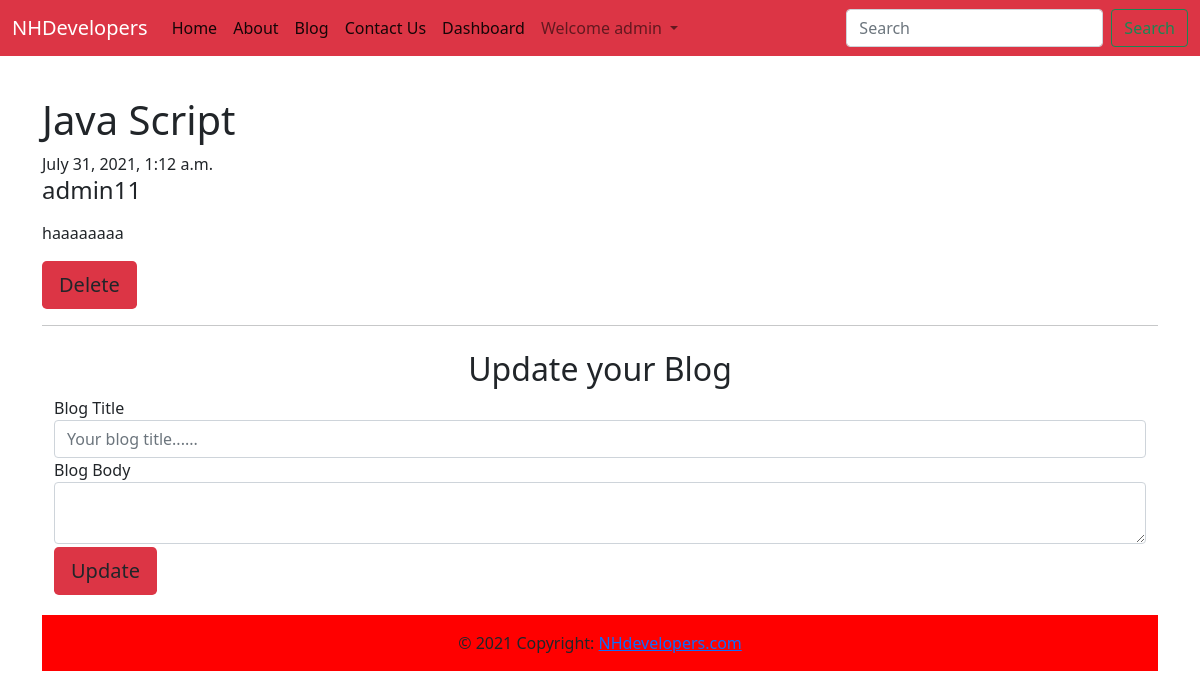
The page /dashboard/det/37 (signed in) on the database its author committed.
### vid/models.py (models this page shows, shortened)
class Blog(models.Model):
    title=models.CharField(max_length=50)
    author = models.ForeignKey(User,on_delete=models.CASCADE)
    timestamp=models.DateTimeField(auto_now_add=True)
    desc = models.TextField()
    views = models.IntegerField(default=0)

### vid/views.py (the view)
# urls.py: path('dashboard/det/<int:id>',views.det,name="det"),
def det(request,id):
    if request.user.is_authenticated:
        myblog = Blog.objects.filter(id=id).first()
        return render(request,'blog/det.html',{'blog':myblog})
    else:
        return HttpResponse("404Not Found")

### vid/templates/blog/det.html (shortened to what this page needs)
{% extends 'blog/base.html' %}
{% block body %}
<div class="container" style="margin-top: 40px;  ">
    <h1>{{blog.title}}</h2><span>{{blog.timestamp}}</span>
    <h4>{{blog.author}}</h4>
    <p>{{blog.desc|safe}}</p>
    <div>
        <form action="https://nhdevelopersteam.herokuapp.com/dashboard/det/dele/{{blog.id}}" method="post">{% csrf_token %}
            <div class="form-group">
                <input type="submit" class="btn btn-lg bg-danger" value="Delete">
            </form>
    </div>
    <hr>
    <div class="container mt-4">
        <h2 class="text-center">Update your Blog</h2>
        <form action="https://nhdevelopersteam.herokuapp.com/dashboard/det/upd/{{blog.id}}" enctype="multipart/form-data" method="post">{% csrf_token %}
            <div class="form-group">
                <label for="">Blog Title</label>
                <input type="text" placeholder="Your blog title......" required name="update_title" id="" class="form-control"  aria-describedby="helpId">
                <label for="">Blog Body</label>
                <textarea type="text" placeholder="Your blog body......" required  name="update_desc" id="mytextarea" class="form-control"  aria-describedby="helpId"> </textarea>
                <input type="submit" class="btn btn-lg bg-danger " style="margin-bottom: 20px; margin-top: 3px;" value="Update">
            </form>
    </div>
</div>
{% endblock body %}

### vid/templates/blog/base.html (shortened to what this page needs)
<!doctype html>
<html lang="en">
  <head>
    <link href="https://cdn.jsdelivr.net/npm/bootstrap@5.0.2/dist/css/bootstrap.min.css" rel="stylesheet">
  </head>
  <body>
    <nav class="navbar navbar-expand-lg navbar-light bg-danger">
        <div class="container-fluid" >
          <a class="navbar-brand" style="color: white;" href="https://nhdevelopersteam.herokuapp.com/">NHDevelopers</a>
          <div class="collapse navbar-collapse" id="navbarSupportedContent">
            <ul class="navbar-nav me-auto mb-2 mb-lg-0">
              <li class="nav-item">
                <a class="nav-link active" aria-current="page" href="https://nhdevelopersteam.herokuapp.com/">Home</a>
              </li>
              <li class="nav-item">
                <a class="nav-link active" aria-current="page" href="https://nhdevelopersteam.herokuapp.com/about/">About</a>
              </li>
              <li class="nav-item">
                <a class="nav-link active" aria-current="page" href="https://nhdevelopersteam.herokuapp.com/blog/">Blog</a>
              </li>
              <li class="nav-item">
                <a class="nav-link active" aria-current="page" href="https://nhdevelopersteam.herokuapp.com/contact/">Contact Us</a>
              </li>
              {% if user.is_authenticated %}
              <li class="nav-item">
                <a class="nav-link active" aria-current="page" href="https://nhdevelopersteam.herokuapp.com/dashboard/">Dashboard</a>
              </li>
                <li class="nav-item dropdown" >
                  <a class="nav-link dropdown-toggle" href="#" id="navbarDropdown" role="button" data-bs-toggle="dropdown" aria-expanded="false">
                    Welcome {{request.user}}
                  </a>
                </li>
               {% endif %}
            </ul>
            <form action="https://nhdevelopersteam.herokuapp.com/blog/search"method="get" class="d-flex">
              <input class="form-control me-2 " name="query" id="search"  type="search" placeholder="Search" aria-label="Search">
              <button class="btn btn-outline-success  " type="submit">Search</button>
            </form>
               </div>
             </div>
      </nav>
{% block body %}{% endblock body %}
<footer class="page-footer font-small red" style="background-color:   red; ">
  <div class="footer-copyright text-center py-3">© 2021 Copyright:
    <a href="https://nhdevelopersteam.herokuapp.com/"> NHdevelopers.com</a>
  </div>
</footer>
  </body>
</html>

### rows shown on the page
Blog: title "Java Script", timestamp "July 31, 2021, 1:12 a.m.", author "admin11", desc "haaaaaaaa"

### other values the page prints
{{ request.user }} "admin"
